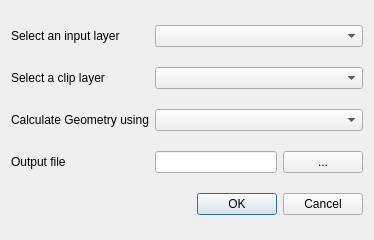
<?xml version="1.0" encoding="UTF-8"?>
<ui version="4.0">
 <class>ClipWithGeometryDialogBase</class>
 <widget class="QDialog" name="ClipWithGeometryDialogBase">
  <property name="geometry">
   <rect>
    <x>0</x>
    <y>0</y>
    <width>374</width>
    <height>240</height>
   </rect>
  </property>
  <property name="windowTitle">
   <string>Clip With Geometry</string>
  </property>
  <layout class="QGridLayout" name="gridLayout">
   <item row="0" column="0">
    <widget class="QLabel" name="label">
     <property name="text">
      <string>Select an input layer</string>
     </property>
    </widget>
   </item>
   <item row="0" column="1" colspan="2">
    <widget class="QComboBox" name="comboBox"/>
   </item>
   <item row="1" column="0">
    <widget class="QLabel" name="label_2">
     <property name="text">
      <string>Select a clip layer</string>
     </property>
    </widget>
   </item>
   <item row="1" column="1" colspan="2">
    <widget class="QComboBox" name="comboBox_2"/>
   </item>
   <item row="2" column="0">
    <widget class="QLabel" name="label_3">
     <property name="text">
      <string>Calculate Geometry using</string>
     </property>
    </widget>
   </item>
   <item row="2" column="1" colspan="2">
    <widget class="QComboBox" name="comboBox_3"/>
   </item>
   <item row="3" column="0">
    <widget class="QLabel" name="label_4">
     <property name="text">
      <string>Output file</string>
     </property>
    </widget>
   </item>
   <item row="3" column="1">
    <widget class="QLineEdit" name="lineEdit"/>
   </item>
   <item row="3" column="2">
    <widget class="QPushButton" name="pushButton">
     <property name="text">
      <string>...</string>
     </property>
    </widget>
   </item>
   <item row="4" column="0" colspan="3">
    <widget class="QDialogButtonBox" name="button_box">
     <property name="orientation">
      <enum>Qt::Horizontal</enum>
     </property>
     <property name="standardButtons">
      <set>QDialogButtonBox::Cancel|QDialogButtonBox::Ok</set>
     </property>
    </widget>
   </item>
  </layout>
 </widget>
 <resources/>
 <connections>
  <connection>
   <sender>button_box</sender>
   <signal>accepted()</signal>
   <receiver>ClipWithGeometryDialogBase</receiver>
   <slot>accept()</slot>
   <hints>
    <hint type="sourcelabel">
     <x>20</x>
     <y>20</y>
    </hint>
    <hint type="destinationlabel">
     <x>20</x>
     <y>20</y>
    </hint>
   </hints>
  </connection>
  <connection>
   <sender>button_box</sender>
   <signal>rejected()</signal>
   <receiver>ClipWithGeometryDialogBase</receiver>
   <slot>reject()</slot>
   <hints>
    <hint type="sourcelabel">
     <x>20</x>
     <y>20</y>
    </hint>
    <hint type="destinationlabel">
     <x>20</x>
     <y>20</y>
    </hint>
   </hints>
  </connection>
 </connections>
</ui>
